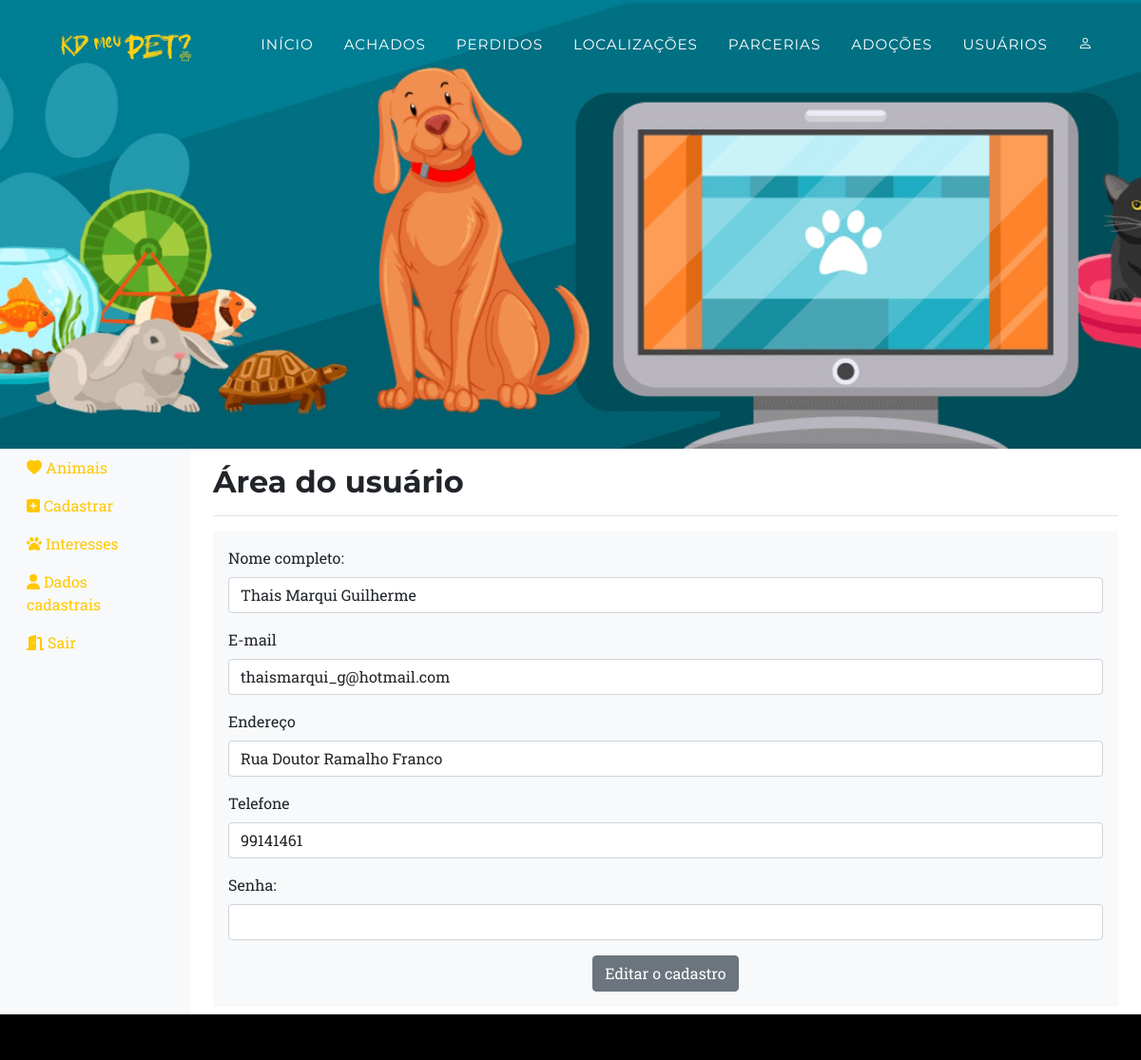
The app's page /usereditar.php (signed in) with its own data.
### tables this page shows
CREATE TABLE `cadastro_usuario` (
  `u_id` int(11) NOT NULL,
  `u_email` varchar(250) DEFAULT NULL,
  `u_senha` varchar(250) DEFAULT NULL,
  `u_nomecompleto` varchar(250) DEFAULT NULL,
  `u_endereco` varchar(250) DEFAULT NULL,
  `u_telefone` varchar(250) DEFAULT NULL,
  `u_data` datetime DEFAULT NULL,
  `id_google` varchar(250) DEFAULT NULL
);

### usereditar.php (the view, shortened to what this page needs)
<?php
  require_once"conexao.php";
?>
<!DOCTYPE html>
<html lang="pt">
    <head>
        <link href="css/styles.css" rel="stylesheet" />
        <link rel="stylesheet" href="https://cdn.jsdelivr.net/npm/bootstrap-icons@1.3.0/font/bootstrap-icons.css">
    </head>
    <body id="page-top">
        <nav class="navbar navbar-expand-lg navbar-dark fixed-top" id="mainNav">
            <div class="container">
                <a class="navbar-brand" href="index.php"><img src="assets/img/navbar-logo.png" alt="..." /></a>
                <?php include "topo.php"; ?>
            </div>
        </nav>
        <header class="masthead">
        </header>
        <div class="container-fluid">
        <div class="row">
            <nav class="col-md-2 d-none d-md-block bg-light sidebar">
            <div class="sidebar-sticky">
            <?php include "menuuser.php"; ?>
            </nav>
            <main role="main" class="col-md-9 ml-sm-auto col-lg-10 px-4">
            <div class="d-flex justify-content-between flex-wrap flex-md-nowrap align-items-center pt-3 pb-2 mb-3 border-bottom">
                <h1 class="h2">Área do usuário</h1>
            </div>
            <div class="table-responsive">
            <?php
                try {
                    $usuarioId = $_SESSION['usuarioId'];
                    $query = "SELECT * FROM `cadastro_usuario` WHERE `u_id` = :usuarioId LIMIT 1";
                    $stmt = $pdo->prepare($query);
                    $stmt->bindParam(':usuarioId', $usuarioId);
                    $stmt->execute();
                    $usuario = $stmt->fetch(PDO::FETCH_ASSOC);
                } catch (PDOException $e) {
                    echo "Erro: " . $e->getMessage();
                }
            ?>
            <form method="POST" action="editaruser.php?u_id=<?php echo $usuario['u_id']; ?>" enctype="multipart/form-data">
            <div class="p-3 mb-2 bg-light text-dark container">
                <div class="mb-3">
                    <label for="nome" class="form-label">Nome completo:</label>
                    <input type="text" class="form-control" required name="nome" value="<?php echo $usuario['u_nomecompleto']; ?>">
                </div>
                <div class="mb-3">
                    <label for="email" class="form-label">E-mail</label>
                    <input type="email" class="form-control" required name="email" value="<?php echo $usuario['u_email']; ?>">
                </div>
                <div class="mb-3">
                    <label for="endereco" class="form-label">Endereço</label>
                    <input type="text" class="form-control" required name="endereco" value="<?php echo $usuario['u_endereco']; ?>">
                </div>
                <div class="mb-3">
                    <label for="telefone" class="form-label">Telefone</label>
                    <input type="text" class="form-control" required name="telefone" value="<?php echo $usuario['u_telefone']; ?>">
                </div>
                <div class="mb-3">
                    <label for="senha" class="form-label">Senha:</label>
                    <input type="password" class="form-control" name="senha">
                </div>
                <div align="center">
                    <button type="submit" class="btn btn-secondary">Editar o cadastro</button>
                </div>
            </div>
            </form>
            </div>
            </main>
        </div>
        </div>
        <footer class="footer2 py-4">
        </footer>
    </body>
</html>

### records on screen
cadastro_usuario: nome "Thais Marqui Guilherme", email "thaismarqui_g@hotmail.com", endereco "Rua Doutor Ramalho Franco", telefone "99141461"
